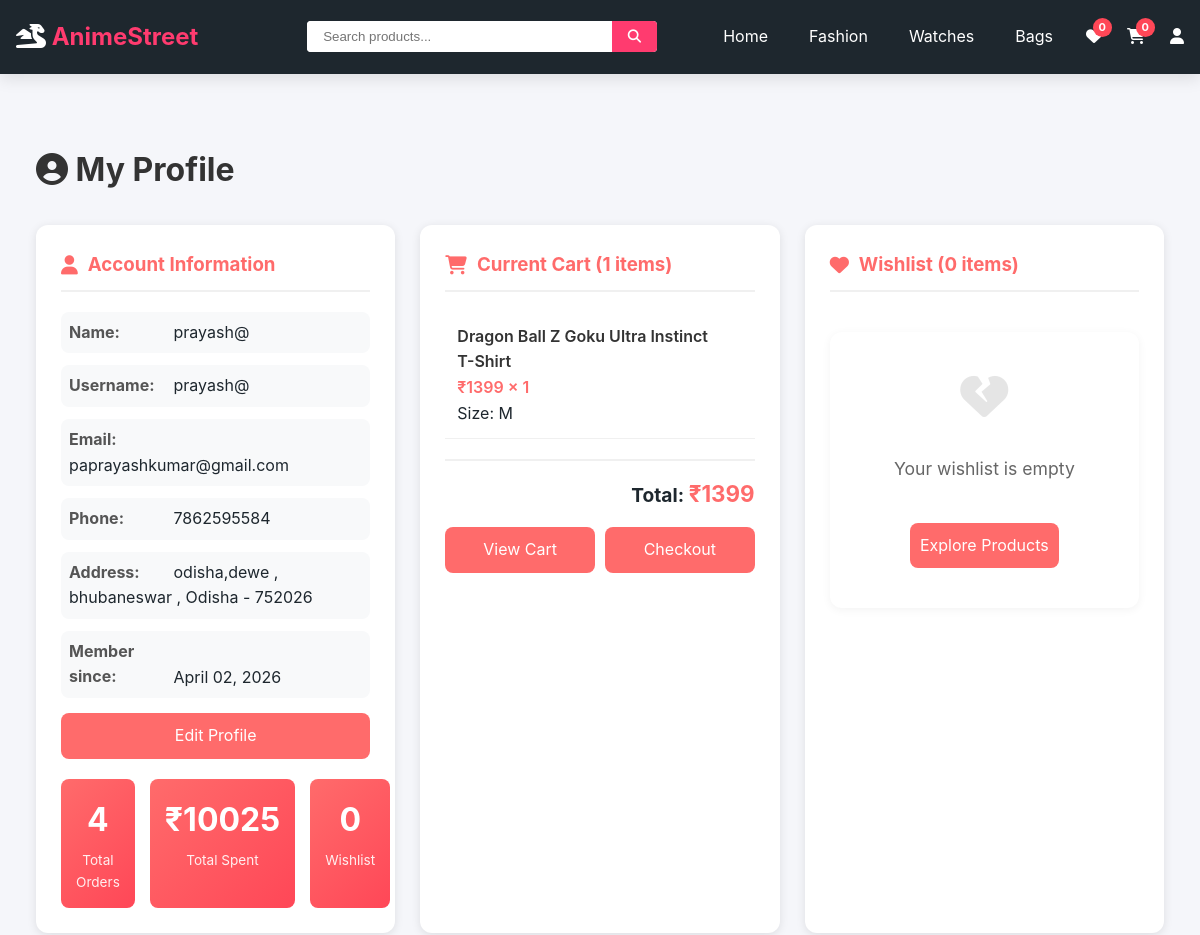
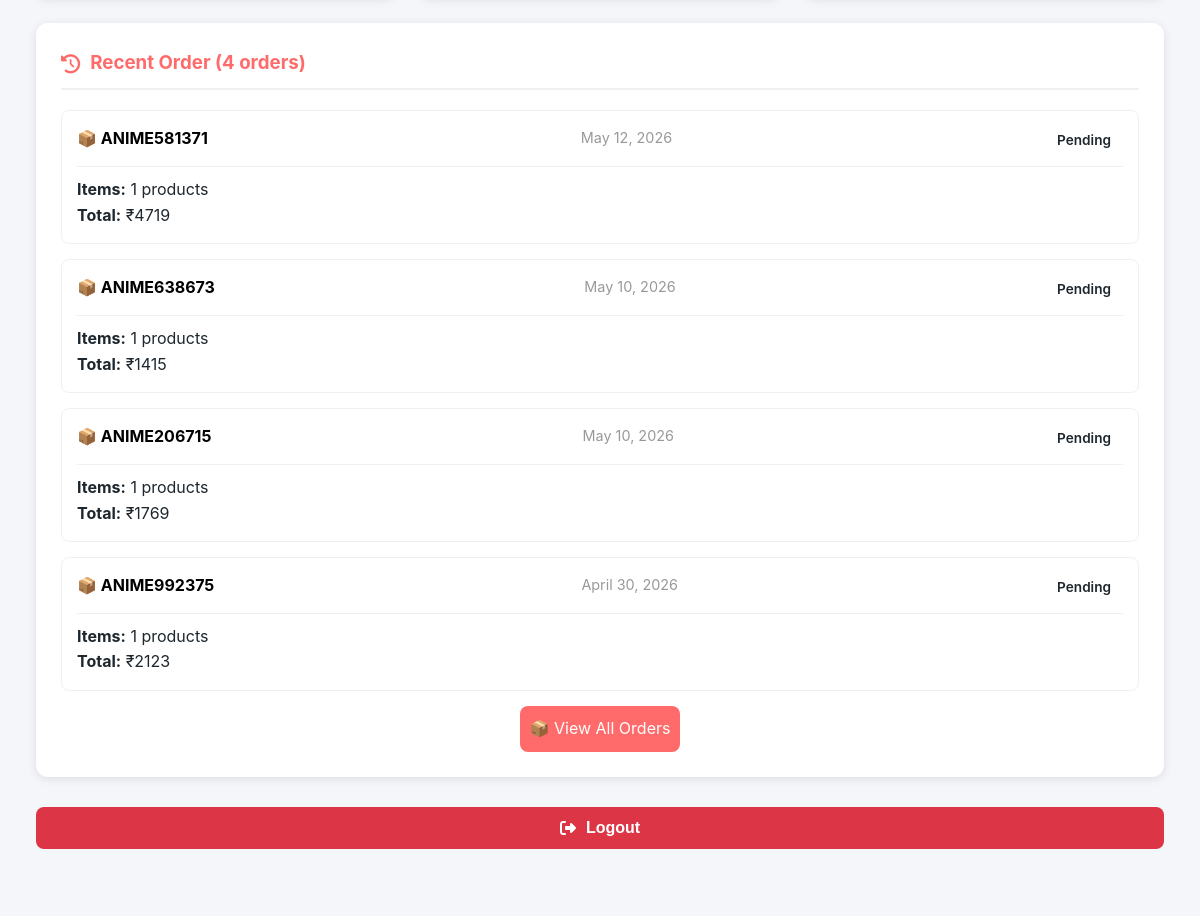
Before: /profile/ (signed in, upper part) with the older database file (2 pictures, top to bottom).
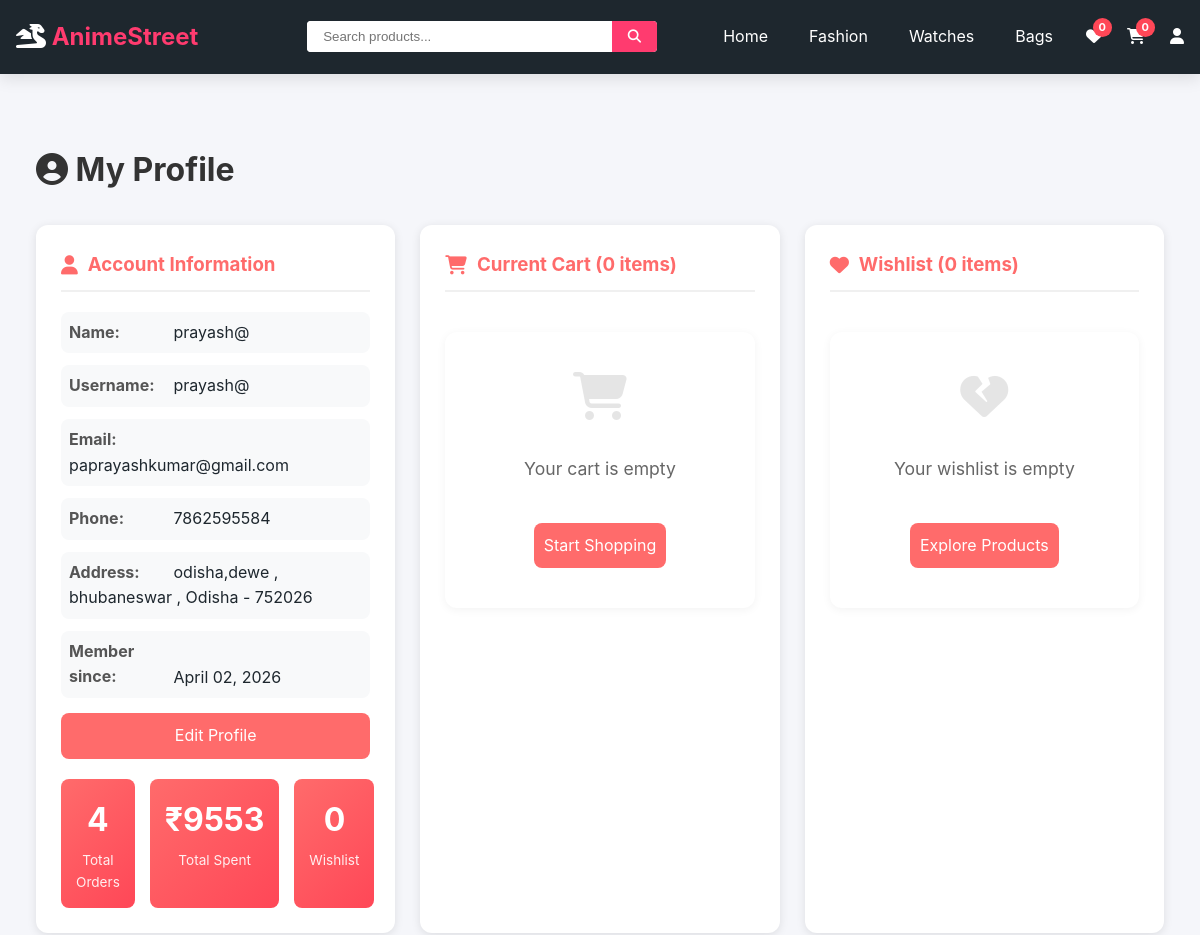
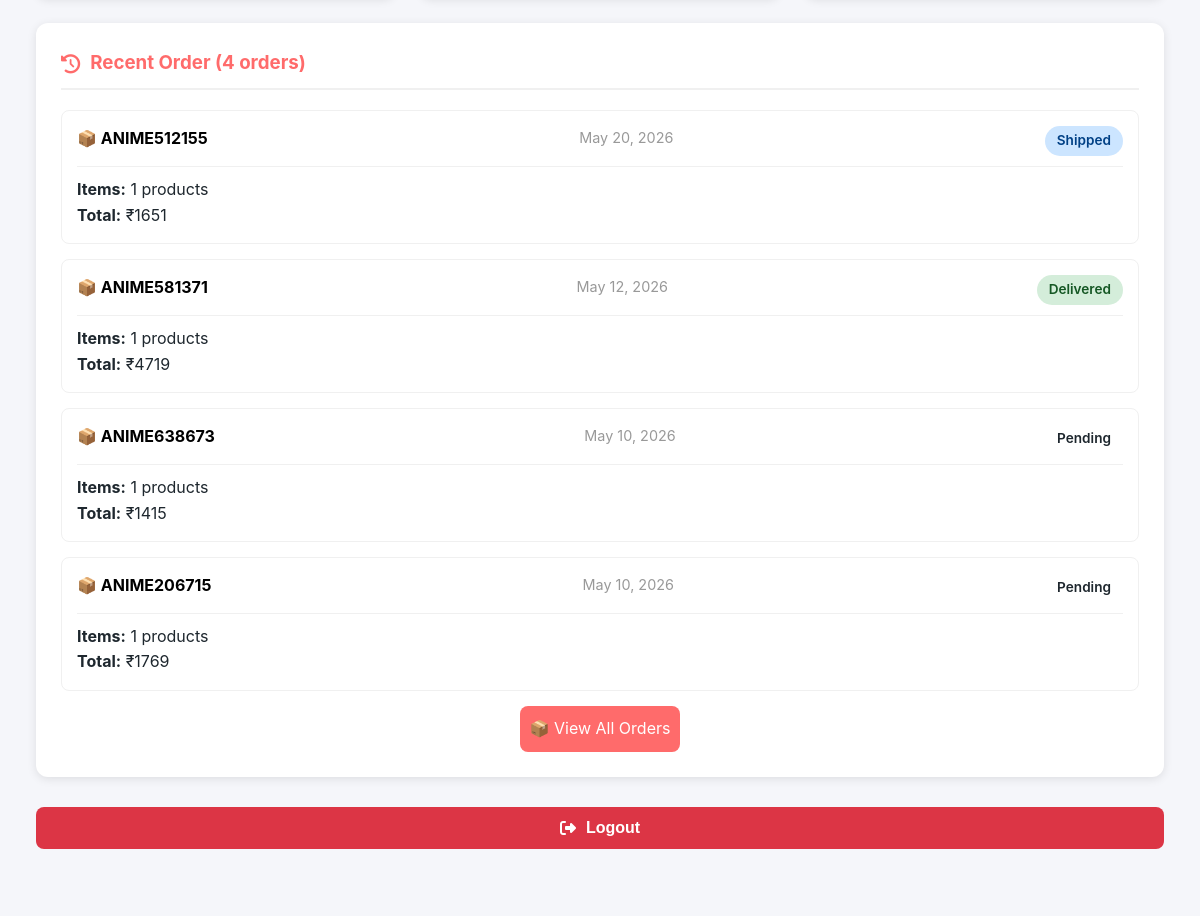
After: the same page with the newer database file (2 pictures, top to bottom).
### shop/models.py (models this page shows, shortened)
class User(AbstractUser):
    phone = models.CharField(max_length=15, blank=True)
    address = models.TextField(blank=True)
    created_at = models.DateTimeField(auto_now_add=True)

class Profile(models.Model):
    user = models.OneToOneField(User, on_delete=models.CASCADE)
    phone = models.CharField(max_length=15, blank=True)
    address = models.TextField(blank=True)
    city = models.CharField(max_length=100, blank=True)
    state = models.CharField(max_length=100, blank=True)
    pincode = models.CharField(max_length=10, blank=True)

class CartItem(models.Model):
    cart = models.ForeignKey(Cart, on_delete=models.CASCADE, related_name='items')
    product = models.ForeignKey(Product, on_delete=models.CASCADE)
    size = models.CharField(max_length=10, default='M')
    quantity = models.PositiveIntegerField(default=1)
    def get_total(self):
        return self.product.price * self.quantity
    class Meta:
        unique_together = ['cart', 'product', 'size']

class Product(models.Model):
    product_id = models.IntegerField(unique=True)
    name = models.CharField(max_length=200)
    price = models.DecimalField(max_digits=10, decimal_places=2)
    category = models.ForeignKey(Category, on_delete=models.CASCADE, related_name='products')
    sub_category = models.CharField(max_length=50, blank=True, null=True)
    type = models.CharField(max_length=100, blank=True)
    image = models.CharField(max_length=500, blank=True, null=True)
    image_url = models.URLField(max_length=500, blank=True, null=True)
    rating = models.DecimalField(max_digits=3, decimal_places=2, default=4.5)
    reviews = models.IntegerField(default=0)
    description = models.TextField(blank=True)
    sizes = models.JSONField(default=list)
    in_stock = models.BooleanField(default=True)
    featured = models.BooleanField(default=False)
    created_at = models.DateTimeField(auto_now_add=True)

class Order(models.Model):
    user = models.ForeignKey(User, on_delete=models.CASCADE)
    total_price = models.DecimalField(max_digits=10, decimal_places=2)
    payment_method = models.CharField(max_length=10, default="COD")
    transaction_id = models.CharField(max_length=100, blank=True, null=True)
    payment_screenshot = models.ImageField(upload_to='payments/', blank=True, null=True)
    payment_status = models.CharField(max_length=20, default="Pending")
    STATUS_CHOICES = [
    ('pending', 'Pending'),
    ('paid', 'Payment Confirmed'),
    ('processing', 'Preparing Order'),
    ('packed', 'Packed'),
    ('shipped', 'Shipped'),
    ('out_for_delivery', 'Out for Delivery'),
    ('delivered', 'Delivered'),
    ]
    status = models.CharField(
    max_length=30,
    choices=STATUS_CHOICES,
    default='pending'
)
    order_id = models.CharField(max_length=20, unique=True, blank=True)
    tracking_id = models.CharField(max_length=100, blank=True, null=True)
    created_at = models.DateTimeField(auto_now_add=True)

### shop/views.py (the view)
# urls.py: path('profile/', views.profile, name='profile'),
@login_required
def profile(request):
    cart, created = Cart.objects.get_or_create(user=request.user)
    wishlist, created = Wishlist.objects.get_or_create(user=request.user)
    orders = Order.objects.filter(user=request.user)\
        .prefetch_related('items')\
        .order_by('-created_at')[:4]
    cart_items = cart.items.select_related('product').all()
    wishlist_items = wishlist.items.select_related('product').all()
    cart_total = cart.get_total()
    total_orders = orders.count()
    total_spent = sum(order.total_price for order in orders)
    context = {
        'user': request.user,
        'cart_items': cart_items,
        'wishlist_items': wishlist_items,
        'orders': orders,
        'cart_total': cart_total,
        'total_orders': total_orders,
        'total_spent': total_spent,
    }
    return render(request, 'shop/profile.html', context)

### shop/templates/shop/profile.html (shortened to what this page needs)
{% extends 'shop/base.html' %}
{% load static %}
{% block content %}
<div class="container">
    <div class="profile-container">
        <h1><i class="fas fa-user-circle"></i> My Profile</h1>
        <div class="profile-grid">
            <div class="profile-card user-info">
                <h3><i class="fas fa-user"></i> Account Information</h3>
                <p><strong>Name:</strong> {{ user.first_name|default:user.username }}</p>
                <p><strong>Username:</strong> {{ user.username }}</p>
                <p><strong>Email:</strong> {{ user.email }}</p>
                <p><strong>Phone:</strong> {{ user.profile.phone|default:"Not provided" }}</p>
                <p><strong>Address:</strong>
                    {{ user.profile.address|default:"Not provided" }}
                    {% if user.profile.city %}, {{ user.profile.city }}{% endif %}
                    {% if user.profile.state %}, {{ user.profile.state }}{% endif %}
                    {% if user.profile.pincode %} - {{ user.profile.pincode }}{% endif %}
                </p>
                <p><strong>Member since:</strong> {{ user.date_joined|date:"F d, Y" }}</p>
                <div class="action-buttons">
                    <a href="{% url 'shop:edit_profile' %}" class="checkout-btn">
                        Edit Profile
                    </a>
                </div>
                <div class="stats-grid">
                    <div class="stat-box">
                        <div class="stat-number">{{ total_orders }}</div>
                        <div class="stat-label">Total Orders</div>
                    </div>
                    <div class="stat-box">
                        <div class="stat-number">₹{{ total_spent|floatformat:0 }}</div>
                        <div class="stat-label">Total Spent</div>
                    </div>
                    <div class="stat-box">
                        <div class="stat-number">{{ wishlist_items|length }}</div>
                        <div class="stat-label">Wishlist</div>
                    </div>
                </div>
            </div>
            <div class="profile-card">
                <h3><i class="fas fa-shopping-cart"></i> Current Cart ({{ cart_items|length }} items)</h3>
                {% if cart_items %}
                <div>
                    {% for item in cart_items %}
                    <div class="cart-item">
                        <div class="cart-item-info">
                            <div class="cart-item-name">{{ item.product.name }}</div>
                            <div class="cart-item-price">₹{{ item.product.price|floatformat:0 }} × {{ item.quantity }}
                            </div>
                            <div class="cart-item-size">Size: {{ item.size }}</div>
                        </div>
                        <div class="cart-item-remove"
                            onclick='removeFromCart("{{ item.product.product_id }}", "{{ item.size }}")' <i
                            class="fas fa-trash"></i>
                        </div>
                    </div>
                    {% endfor %}
                    <div class="cart-total">
                        Total: <span>₹{{ cart_total|floatformat:0 }}</span>
                    </div>
                    <div class="action-buttons">
                        <a href="{% url 'shop:cart' %}" class="checkout-btn">View Cart</a>
                        <a href="{% url 'shop:checkout' %}" class="checkout-btn">Checkout</a>
                    </div>
                </div>
                {% else %}
                <div class="empty-state">
                    <i class="fas fa-shopping-cart"></i>
                    <p>Your cart is empty</p>
                    <a href="{% url 'shop:index' %}" class="checkout-btn">Start Shopping</a>
                </div>
                {% endif %}
            </div>
            <div class="profile-card">
                <h3><i class="fas fa-heart"></i> Wishlist ({{ wishlist_items|length }} items)</h3>
                {% if wishlist_items %}
                <div>
                    {% for item in wishlist_items %}
                    <div class="wishlist-item">
                        <div class="wishlist-item-info">
                            <div class="wishlist-item-name">{{ item.product.name }}</div>
                            <div class="wishlist-item-price">₹{{ item.product.price|floatformat:0 }}</div>
                        </div>
                        <div class="wishlist-item-remove"
                        onclick='removeFromWishlist("{{ item.product.product_id }}")'>
                            <i class="fas fa-trash"></i>
                        </div>
                    </div>
                    {% endfor %}
                    <div class="action-buttons">
                        <a href="{% url 'shop:wishlist' %}" class="checkout-btn">View All</a>
                    </div>
                </div>
                {% else %}
                <div class="empty-state">
                    <i class="fas fa-heart-broken"></i>
                    <p>Your wishlist is empty</p>
                    <a href="{% url 'shop:fashion' %}" class="checkout-btn">Explore Products</a>
                </div>
                {% endif %}
            </div>
        </div>
        <div class="profile-card" style="margin-top: 25px;">
            <h3><i class="fas fa-history"></i> Recent Order ({{ orders|length }} orders)</h3>
            {% if orders %}
            <div>
                {% for order in orders|slice:":4" %}
                <div class="order-item">
                    <div class="order-header">
                        <div style="color: black; font-weight: bold;">
                            📦 {{ order.order_id }}
                        </div>
                        <span class="order-date">{{ order.created_at|date:"F d, Y" }}</span>
                        <span class="order-status status-{{ order.status }}">{{ order.get_status_display }}</span>
                    </div>
                    <p><strong>Items:</strong> {{ order.items.count }} products</p>
                    <p><strong>Total:</strong> ₹{{ order.total_price|floatformat:0 }}</p>
                </div>
                {% endfor %}
                <div style="text-align: center; margin-top: 15px;">
                    <a href="{% url 'shop:my_orders' %}" class="checkout-btn">
                        📦 View All Orders
                    </a>
                </div>
            </div>
            {% else %}
            <div class="empty-state">
                <i class="fas fa-shopping-bag"></i>
                <p>No orders yet</p>
                <a href="{% url 'shop:index' %}" class="checkout-btn">Start Shopping</a>
            </div>
            {% endif %}
        </div>
        <form method="POST" action="{% url 'shop:logout' %}"
            onsubmit="return confirm('Are you sure you want to logout?')">
            <button type="submit" class="logout-btn">
                <i class="fas fa-sign-out-alt"></i> Logout
            </button>
        </form>
    </div>
</div>
{% endblock %}

### shop/templates/shop/base.html (shortened to what this page needs)
{% load static %}
<!DOCTYPE html>
<html lang="en">
<head>
    <link rel="stylesheet" href="https://cdnjs.cloudflare.com/ajax/libs/font-awesome/6.4.0/css/all.min.css">
    <link rel="stylesheet" href="{% static 'shop/css/style.css' %}">
    <link rel="stylesheet" href="{% static 'shop/css/components/category.css' %}">
    <link rel="stylesheet" href="{% static 'shop/css/components/navbar.css' %}">
    <link rel="stylesheet" href="{% static 'shop/css/components/footer.css' %}">
    <link rel="stylesheet" href="{% static 'shop/css/components/product-card.css' %}">
    <link rel="stylesheet" href="{% static 'shop/css/components/filter.css' %}">
    <link rel="stylesheet" href="{% static 'shop/css/responsive.css' %}">
</head>
<body>
    {% include 'shop/components/navbar.html' %}
    <main>
        {% block content %}
        {% endblock %}
    </main>
</body>
</html>

### shop/templates/shop/components/navbar.html (shortened to what this page needs)
{% load static %}
<nav class="navbar">
    <div class="container">
        <div class="navbar-brand">
            <a href="{% url 'shop:index' %}">
                <i class="fas fa-dragon"></i>
                <span>AnimeStreet</span>
            </a>
        </div>
        <div class="navbar-center">
            <div class="search-box">
                <input type="text" id="globalSearchInput" placeholder="Search products...">
                <button id="globalSearchBtn">
                    <i class="fas fa-search"></i>
                </button>
            </div>
        </div>
        <div class="navbar-right">
            <a href="{% url 'shop:index' %}" class="nav-link">Home</a>
            <a href="{% url 'shop:fashion' %}" class="nav-link">Fashion</a>
            <a href="{% url 'shop:watches' %}" class="nav-link">Watches</a>
            <a href="{% url 'shop:bags' %}" class="nav-link">Bags</a>
            <a href="{% url 'shop:wishlist' %}" class="action-icon">
                <i class="fas fa-heart"></i>
                <span id="wishlistCount" class="badge">0</span>
            </a>
            <a href="{% url 'shop:cart' %}" class="action-icon">
                <i class="fas fa-shopping-cart"></i>
                <span id="cartCount" class="badge">0</span>
            </a>
            {% if user.is_authenticated %}
            <a href="{% url 'shop:profile' %}" class="action-icon">
                <i class="fas fa-user"></i>
            </a>
            {% else %}
            <a href="{% url 'shop:login' %}" class="action-icon">
                <i class="fas fa-user"></i>
            </a>
            {% endif %}
        </div>
    </div>
</nav>

Changed rows visible on the page:
removed CartItem: product.name "Dragon Ball Z Goku Ultra Instinct T-Shirt", product.price "1399", quantity "1", size "M"
no longer on this page (row unchanged): Order: order_id "ANIME992375", created_at "April 30, 2026", status "Pending", items.count "1", total_price "2123"
added Order: order_id "ANIME512155", created_at "May 20, 2026", status "Shipped", items.count "1", total_price "1651"
changed Order "ANIME581371": status "Pending" → "Delivered"
Other visible differences:
{{ total_spent|floatformat:0 }}: "10025" → "9553"
{{ cart_items|length }}: "1" → "0"
{{ cart_total|floatformat:0 }}: "1399" → (not shown)
text no longer shown: "Total: ₹ View Cart Checkout"
text now shown: "Your cart is empty Start Shopping"
